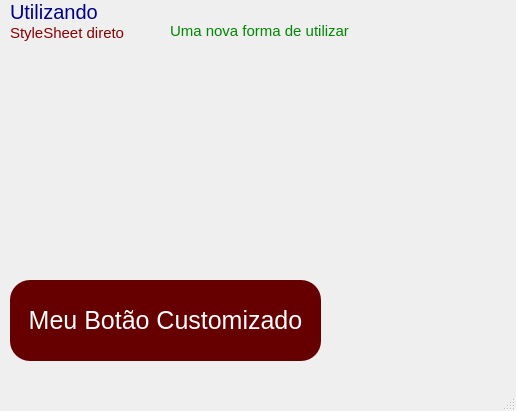
<?xml version="1.0" encoding="UTF-8"?>
<ui version="4.0">
 <class>MainWindow</class>
 <widget class="QMainWindow" name="MainWindow">
  <property name="geometry">
   <rect>
    <x>0</x>
    <y>0</y>
    <width>516</width>
    <height>411</height>
   </rect>
  </property>
  <property name="windowTitle">
   <string>MainWindow</string>
  </property>
  <widget class="QWidget" name="centralwidget">
   <widget class="QLabel" name="label">
    <property name="geometry">
     <rect>
      <x>10</x>
      <y>0</y>
      <width>131</width>
      <height>41</height>
     </rect>
    </property>
    <property name="text">
     <string>&lt;div style=&quot;color:#008;font-size:20px;&quot;&gt;Utilizando &lt;/div&gt;
&lt;div style=&quot;color:#800;font-size:15px;&quot;&gt;StyleSheet direto&lt;/div&gt;</string>
    </property>
   </widget>
   <widget class="QPushButton" name="pushButton">
    <property name="geometry">
     <rect>
      <x>10</x>
      <y>280</y>
      <width>311</width>
      <height>81</height>
     </rect>
    </property>
    <property name="styleSheet">
     <string notr="true">color:#fff;
background-color:#600;
border-radius:20px;
font-size:25px</string>
    </property>
    <property name="text">
     <string>Meu Botão Customizado</string>
    </property>
   </widget>
   <widget class="QLabel" name="label_2">
    <property name="geometry">
     <rect>
      <x>170</x>
      <y>10</y>
      <width>181</width>
      <height>41</height>
     </rect>
    </property>
    <property name="styleSheet">
     <string notr="true">text-align:center;
color:#080;
font-size:15px;</string>
    </property>
    <property name="text">
     <string>Uma nova forma de utilizar</string>
    </property>
   </widget>
   <widget class="QLabel" name="label_3">
    <property name="geometry">
     <rect>
      <x>0</x>
      <y>0</y>
      <width>541</width>
      <height>291</height>
     </rect>
    </property>
    <property name="text">
     <string>&lt;img src=&quot;:/imgs/imagens/unnamed.png&quot;&gt;</string>
    </property>
   </widget>
   <zorder>label_3</zorder>
   <zorder>label</zorder>
   <zorder>pushButton</zorder>
   <zorder>label_2</zorder>
  </widget>
  <widget class="QMenuBar" name="menubar">
   <property name="geometry">
    <rect>
     <x>0</x>
     <y>0</y>
     <width>516</width>
     <height>21</height>
    </rect>
   </property>
  </widget>
  <widget class="QStatusBar" name="statusbar"/>
 </widget>
 <resources/>
 <connections/>
</ui>
